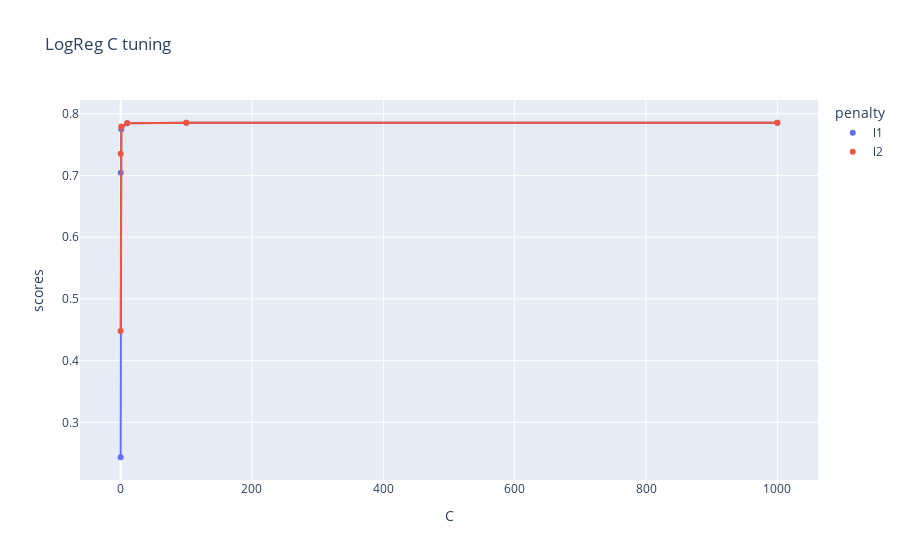

Notebook code for this chart:
### Code cell
fig = px.scatter(logregcv, x='C', y='scores', color='penalty', title='LogReg C tuning', trendline="lowess")
fig.show()

### Figure 1 — Plotly figure (JSON) as saved in the notebook; plotly's stock layout.template omitted (floating-point values rounded to 4 significant figures)
{"data": [{"hovertemplate": "penalty=l1<br>C=%{x}<br>scores=%{y}<extra></extra>", "legendgroup": "l1", "marker": {"color": "#636efa", "symbol": "circle"}, "mode": "markers", "name": "l1", "orientation": "v", "showlegend": true, "type": "scatter", "x": [0.001, 0.1, 1, 10, 100, 1000], "xaxis": "x", "y": [0.2435, 0.7045, 0.7749, 0.7847, 0.7854, 0.7854], "yaxis": "y"}, {"hovertemplate": "<b>LOWESS trendline</b><br><br>penalty=l1<br>C=%{x}<br>scores=%{y} <b>(trend)</b><extra></extra>", "legendgroup": "l1", "marker": {"color": "#636efa", "symbol": "circle"}, "mode": "lines", "name": "l1", "showlegend": false, "type": "scatter", "x": [0.001, 0.1, 1, 10, 100, 1000], "xaxis": "x", "y": [0.2435, 0.7045, 0.7749, 0.7847, 0.7854, 0.7854], "yaxis": "y"}, {"hovertemplate": "penalty=l2<br>C=%{x}<br>scores=%{y}<extra></extra>", "legendgroup": "l2", "marker": {"color": "#EF553B", "symbol": "circle"}, "mode": "markers", "name": "l2", "orientation": "v", "showlegend": true, "type": "scatter", "x": [0.001, 0.1, 1, 10, 100, 1000], "xaxis": "x", "y": [0.448, 0.7353, 0.7794, 0.7846, 0.7854, 0.7854], "yaxis": "y"}, {"hovertemplate": "<b>LOWESS trendline</b><br><br>penalty=l2<br>C=%{x}<br>scores=%{y} <b>(trend)</b><extra></extra>", "legendgroup": "l2", "marker": {"color": "#EF553B", "symbol": "circle"}, "mode": "lines", "name": "l2", "showlegend": false, "type": "scatter", "x": [0.001, 0.1, 1, 10, 100, 1000], "xaxis": "x", "y": [0.448, 0.7353, 0.7794, 0.7846, 0.7854, 0.7854], "yaxis": "y"}], "layout": {"legend": {"title": {"text": "penalty"}, "tracegroupgap": 0}, "title": {"text": "LogReg C tuning"}, "xaxis": {"anchor": "y", "domain": [0, 1], "title": {"text": "C"}}, "yaxis": {"anchor": "x", "domain": [0, 1], "title": {"text": "scores"}}}}
